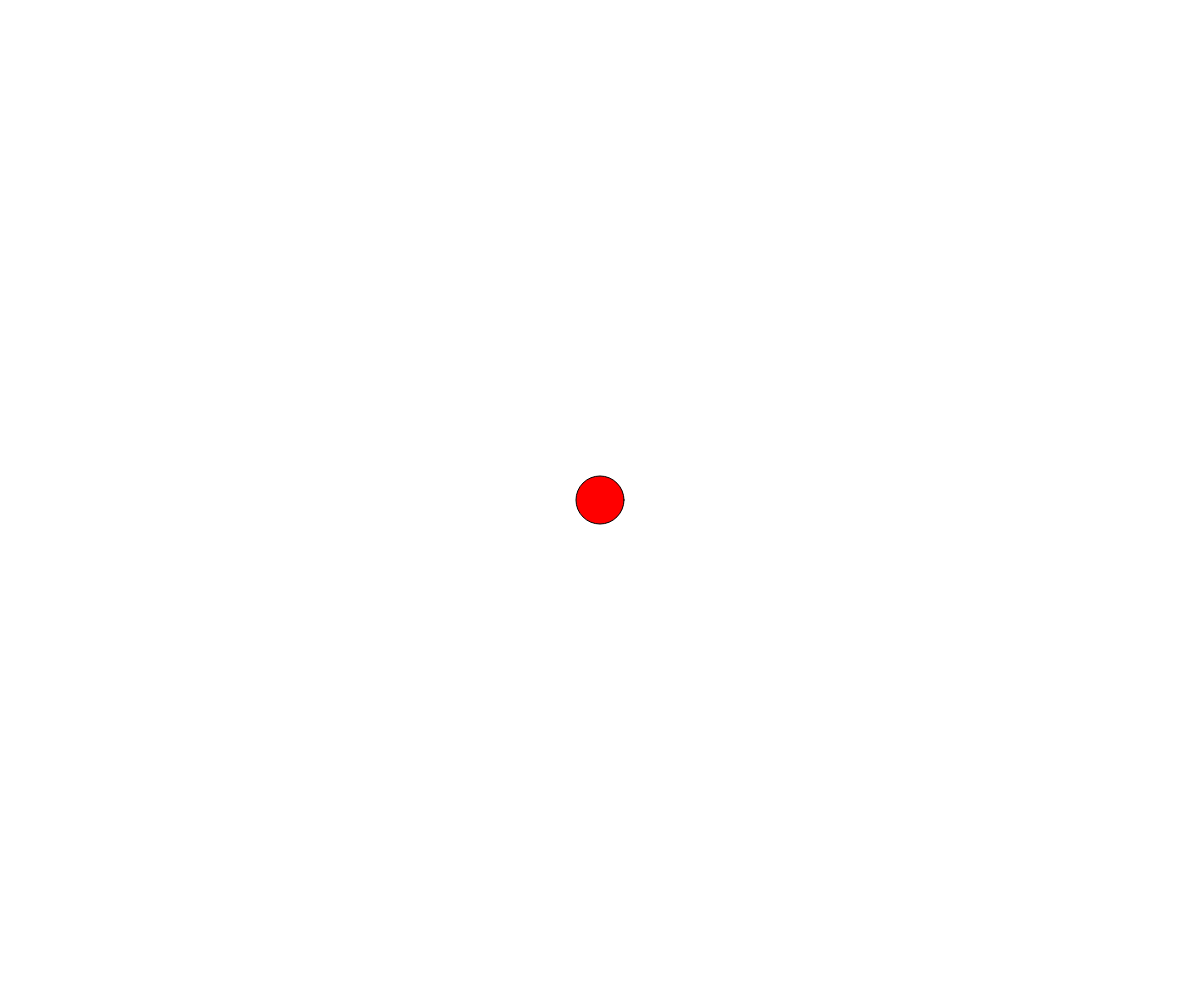
Frame 1 (no input)
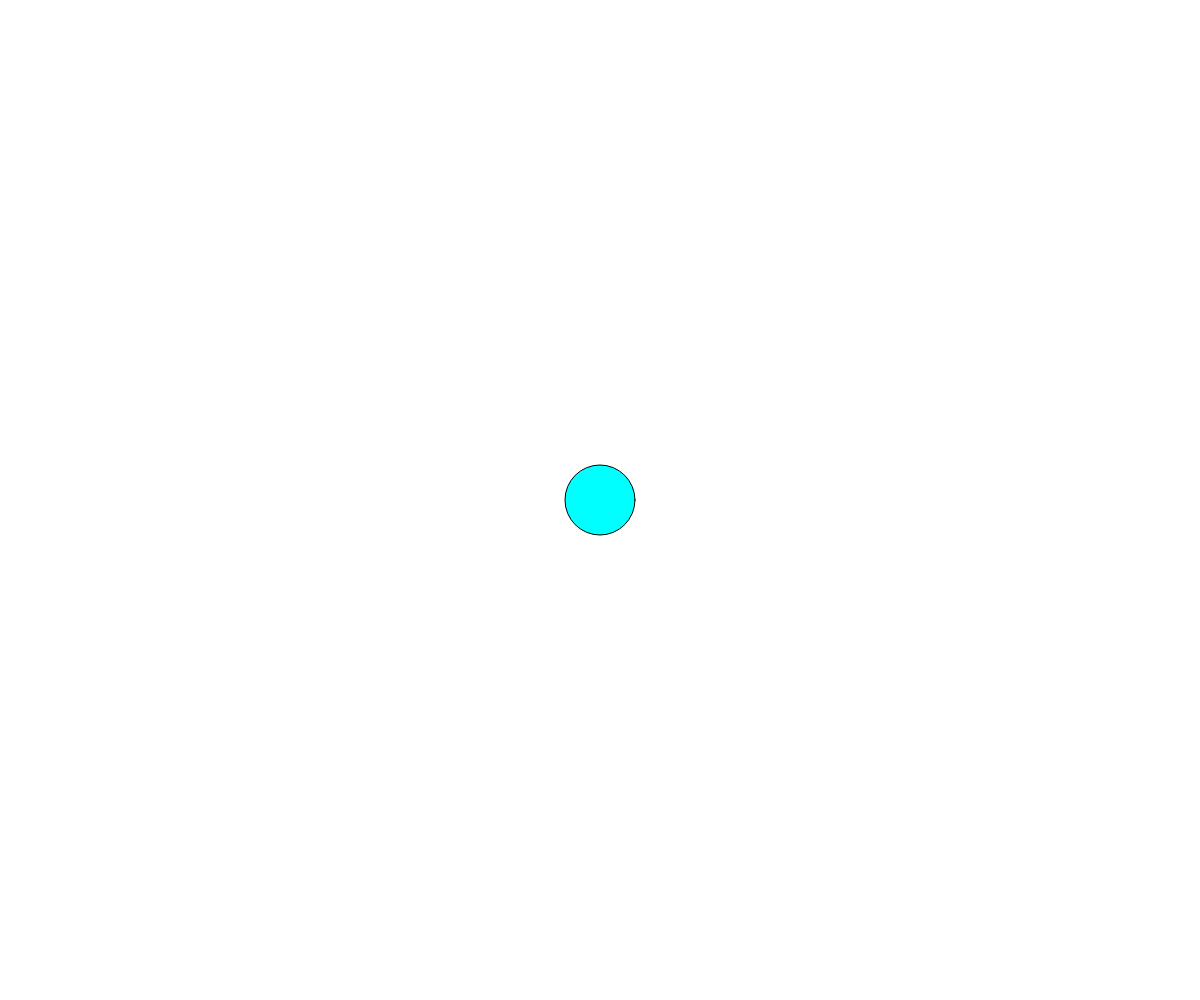
Frame 60 (no input)
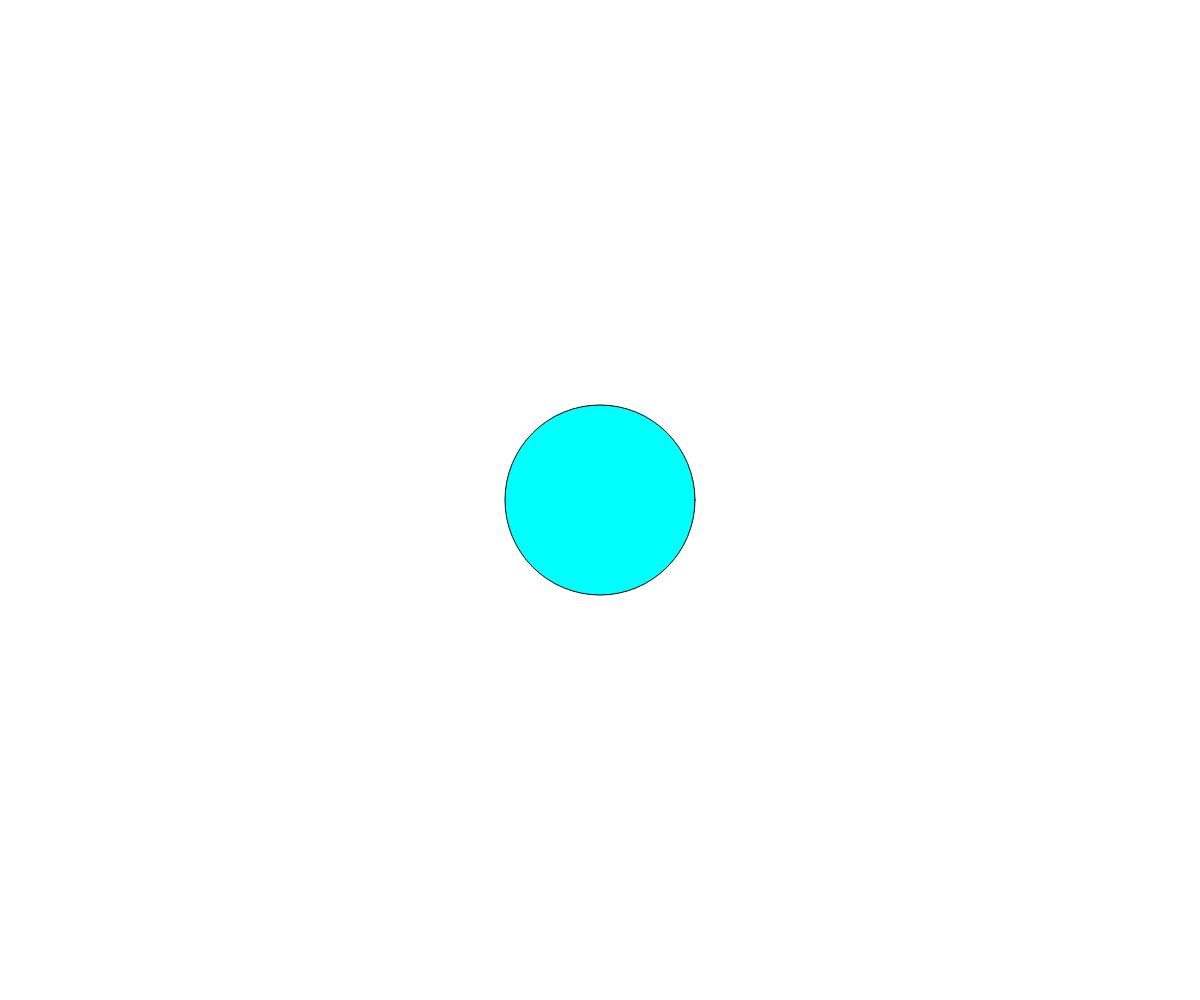
Frame 120 (the mouse pressed at the canvas centre since frame 60)

The p5.js sketch that drew these frames (run headless with seeded random() and noise() and a simulated clock; from frame 60 on, the mouse is pressed at the canvas centre):

// p5.js sketch
// ── sketch.js
// State Variables
// Alaxandre Chalifour
// 9/25/2024

// Global Variables
let currentColor = 0; //0, 1, 2
let circleSize = 50;
let growing = false; //2 state variable
let myColor;

function setup() {
  createCanvas(windowWidth, windowHeight);
  myColor = color(50, 230, 165); //3-tuple
}

function draw() {
  background(255);

  //circle code - fill value using SWITCH statement
  switch(currentColor){ //what is the value of currentColor?
    case 0:
      fill(255,0,0);    break;
    case 1:
      fill(myColor);    break;
    case 2:
      fill(0,255,255);  break;
  }

  //circle: change the color state (variable)
  if (frameCount % 10 === 0) { //true once each 10 frames
    //0, 1, 2, 3, 4, 5, 6, 7, 8, 9
    currentColor++;
    if(currentColor > 2) currentColor = 0;
  }

  //circle, grow/shrink
  if (growing) circleSize += 2;
  else circleSize -= 2;

  //circle: ACTUALLY draw it!
  circle(width/2, height/2, circleSize);
}

function keyPressed(){
  //called automatically when a key is pressed
  if (key === "a"){
    growing = !growing;
  }
}
